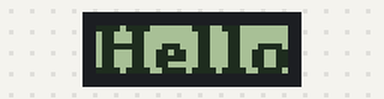
Simulated run of this sketch. Board: Arduino Uno, built with avr-gcc and run on an emulated ATmega328P. On the bench: 32×8 one-colour display.

Above: at 0.1 s.

The sketch:

Test_Screen.ino
```cpp
#include <U8g2lib.h>

U8G2_MAX7219_32X8_1_4W_HW_SPI u8g2(U8G2_R0, /* cs=*/ 6, /* dc=*/ U8X8_PIN_NONE, /* reset=*/ U8X8_PIN_NONE);

void setup(void) {
  u8g2.begin();
}

void loop(void) {
  u8g2.clearBuffer();					// clear the internal memory
  u8g2.setFont(u8g2_font_ncenB08_tr);	// choose a suitable font
  u8g2.drawStr(0,8,"Hello World!");	// write something to the internal memory
  u8g2.sendBuffer();					// transfer internal memory to the display
  delay(1000);
}
```
